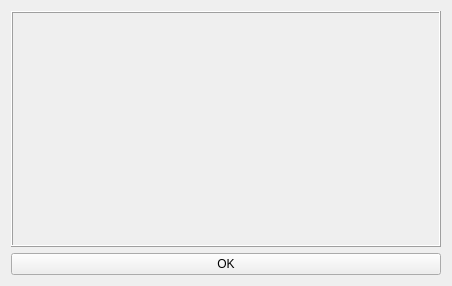
<?xml version="1.0" encoding="UTF-8"?>
<ui version="4.0">
 <class>show_capture</class>
 <widget class="QWidget" name="show_capture">
  <property name="geometry">
   <rect>
    <x>0</x>
    <y>0</y>
    <width>452</width>
    <height>286</height>
   </rect>
  </property>
  <property name="windowTitle">
   <string>Form</string>
  </property>
  <layout class="QVBoxLayout" name="verticalLayout_2">
   <item>
    <widget class="QLabel" name="show_pic">
     <property name="frameShape">
      <enum>QFrame::Box</enum>
     </property>
     <property name="frameShadow">
      <enum>QFrame::Raised</enum>
     </property>
     <property name="text">
      <string>&lt;html&gt;&lt;head/&gt;&lt;body&gt;&lt;p&gt;&lt;br/&gt;&lt;/p&gt;&lt;/body&gt;&lt;/html&gt;</string>
     </property>
    </widget>
   </item>
   <item>
    <widget class="QPushButton" name="ok">
     <property name="text">
      <string>OK</string>
     </property>
    </widget>
   </item>
  </layout>
 </widget>
 <resources/>
 <connections/>
</ui>
